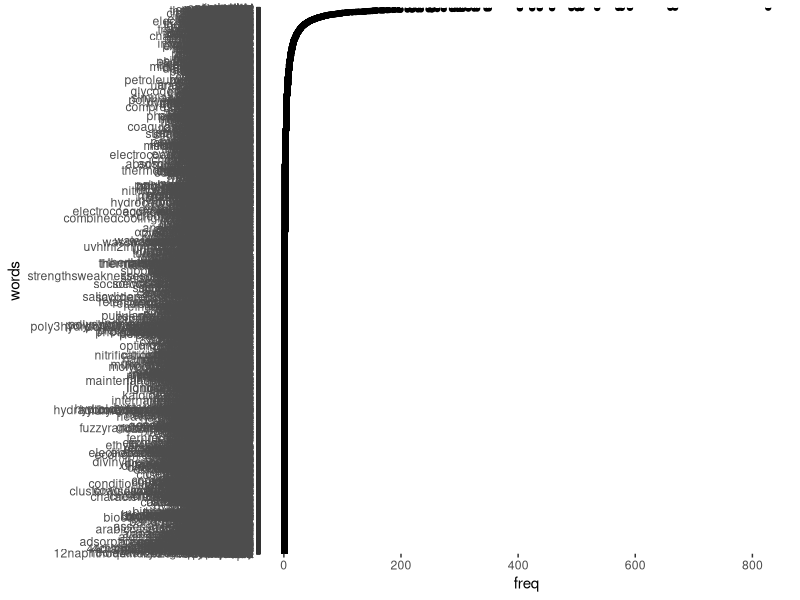
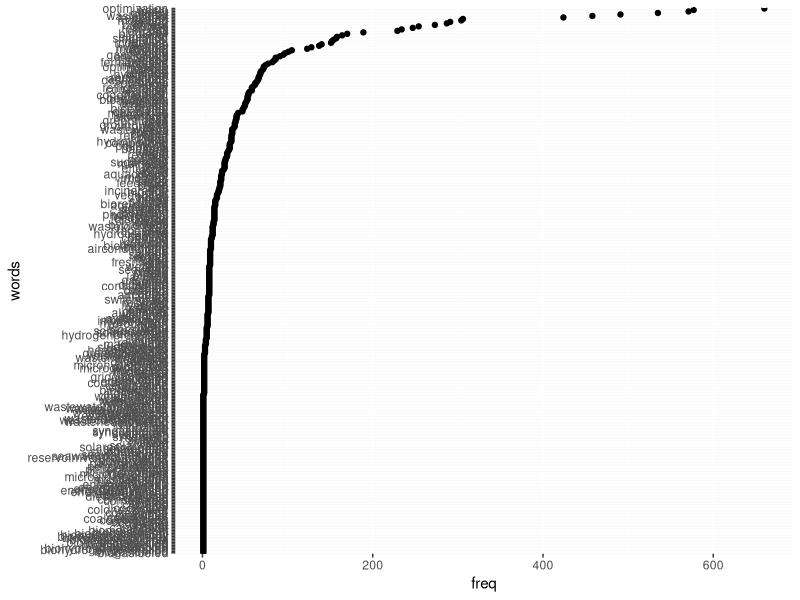

Source code (R) for these figures, in order: (Note: this script raises an error after producing the figures.)
###--------------------------------------------------
### T. Ravalde
### Last edited: 2015/02/08
###--------------------------------------------------

library(tm)
library(dplyr)
library(ggplot2)
library(reshape2)

# Find literature which describes the optimization of multiple resource types (energy, water, waste, and other)

###--------------------------------------------------
### Load in potential titles (lit-resource-modelling.csv)
### Titles are the results of Scopus search: http://www.scopus.com/results/results.uri?sort=r-f&src=s&sid=492559A18BFC5EDC7C12FF9547004CF1.fM4vPBipdL1BpirDq5Cw%3a100&sot=a&sdt=cl&cluster=scosubjabbr%2c%22CHEM%22%2cf%2bscosubtype%2c%22ar%22%2ct%2bscosubjabbr%2c%22BIOC%22%2cf%2c%22MATE%22%2cf%2c%22PHYS%22%2cf%2c%22MEDI%22%2cf%2c%22IMMU%22%2cf%2c%22MATH%22%2cf%2c%22SOCI%22%2cf%2c%22ECON%22%2cf%2c%22PHAR%22%2cf%2c%22NURS%22%2cf%2c%22VETE%22%2cf%2c%22ARTS%22%2cf%2c%22HEAL%22%2cf%2c%22NEUR%22%2cf%2c%22PSYC%22%2cf%2c%22Undefined%22%2cf&sessionSearchId=492559A18BFC5EDC7C12FF9547004CF1.fM4vPBipdL1BpirDq5Cw%3a100&origin=savedSearchNewOnly&txGid=492559A18BFC5EDC7C12FF9547004CF1.fM4vPBipdL1BpirDq5Cw%3a10
### Use tm (text mining) package to identify word frequencies within the titles (example here: https://deltadna.com/blog/text-mining-in-r-for-term-frequency/)
###--------------------------------------------------


## Load in all titles
lit <- read.csv("lit-resource-modelling.csv")
titles <- as.character(lit$Title) # The unedited paper titles

## Merge titles into single block of text
text_full <- paste(titles, collapse=" ")

## Edit the text for mining
text_source <- VectorSource(text_full)
corpus <- Corpus(text_source)
corpus <- tm_map(corpus, content_transformer(tolower))
corpus <- tm_map(corpus, removePunctuation)
corpus <- tm_map(corpus, stripWhitespace)
corpus <- tm_map(corpus, removeWords, stopwords("english"))

## Create the document-term matrix, and count word frequency
dtm <- DocumentTermMatrix(corpus)
dtm2 <- as.matrix(dtm)
frequency <- colSums(dtm2)
frequency <- sort(frequency, decreasing=TRUE)

## Create dataframe of word frequency
words <- names(frequency)
freq <- as.data.frame(frequency)$frequency
word_freq <- data.frame(words, freq) # 11,967 unique words in total

## Sort so words are plotted in ascending order
word_freq$words <- factor(word_freq$words,
			  levels= word_freq$words[order(word_freq$freq)])

## Dot-plot of word frequency
plot_all <- ggplot(word_freq, aes(words, freq)) +
  geom_point() +
  coord_flip()
plot_all

## Save word-frequency list for manual editing
write.csv(word_freq, "words-pre-cut.csv", row.names=FALSE)

###--------------------------------------------------
### Manually reduce the list of words (removing those which don't refer to resources, e.g. 'network')
##### Original list: words-pre-cut.csv (11,967 unique words)
##### Reduced list: words-post-cut.csv (366 unique words)
### Manually categorise remaining words (e.g. "electricity" --> "energy"), and store in word-cats.csv
### Apply word-frequency analysis to identify:
##### (A) the number of word matches for each title
##### (B) the number of category matches for each title
### Plot and save results
###--------------------------------------------------

## Load manually-reduced database of word frequencies
word_freq_cut <- read.csv("words-post-cut.csv")

## Sort so words are plotted in ascending order
word_freq_cut$words <- factor(word_freq_cut$words,
		       levels= word_freq_cut$words[order(word_freq_cut$freq)])

## Dot-plot of word frequency
plot_cut <- ggplot(word_freq_cut, aes(words, freq)) +
  geom_point() +
  coord_flip()
plot_cut

## Load in categorisation of words
word_cats <- read.csv("word-cats.csv") ## TODO: Remove the 'nonresource category'

## List of words to match
text_cut <- read.csv("text_cut.csv")$word

## Set up vectors to store the results of the word-frequency analysis
T <- length(titles)
word_matches <- length(T)
cat_matches <- length(T)
cat_matches_list <- length(T)
optim <- rep(1, T)

## Loop over all titles, to identify the number of matching words
for(i in 1:T){

  ## Convert title into a vector where each word is a unique element
  title <- titles[i]
  title <- tolower(title) # Convert to lowercase
  title <- gsub("[[:punct:]]", " ", title) # Replace punctuation with spaces
  title <- unlist(strsplit(title, split=" ")) # Convert to vector
  
  ## For each title, count the number of words matching those in our list
  intersections <- intersect(title, text_cut)
  word_matches[i] <- length(intersections) ## a vector of how many matching words

  ## For each title, identify the number of unique categories containing the matched words
  categs <- filter(word_cats, words %in% intersections)

  ## For each title, count the number of unique categories containing the matched words
  cat_matches[i] <- length(unique(categs$category))

  ## For each title, list the unique categories containing the matched words
  categs_list <- as.character(sort(unique(categs$category)))
  categs_list <- paste(categs_list, sep="", collapse=", ")
  cat_matches_list[i] <- categs_list

  ## Identify the titles with 'optimi[s/z]ation', or similar
  optims <- match(c("optimization",
	  	 "optimisation",
	  	 "optimized",
	  	 "optimised",
	  	 "optimal"), title)

  if(all(is.na(optims)) == TRUE){
    optim[i] <- 0
  }

}

## Store results for each title in dataframe
title_matches <- data.frame(titles, word_matches, cat_matches, cat_matches_list, optim)

## Sort so word matches are plotted in ascending order
title_matches$titles <- factor(title_matches$titles,
			       levels=title_matches$titles[order(title_matches$word_matches)]) 

## For each title, dot-plot the number of word matched
plot_word_matches <- ggplot(title_matches, aes(titles, word_matches)) +
  geom_point() +
  coord_flip()
plot_word_matches

## Sort so category matches are plotted in ascending order
title_matches$titles <- factor(title_matches$titles,
			       levels=title_matches$titles[order(title_matches$cat_matches)])

## For each title, dot-plot the number of category matches
plot_cat_matches <- ggplot(title_matches, aes(titles, cat_matches)) +
  geom_point() +
  coord_flip()
plot_cat_matches

## Save titles and category matches (in original order)
write.csv(title_matches, "title-matches-original-order.csv", row.names=FALSE)

## As above, but just the titles containing 'optimization' and similar words
title_matches_optim <- filter(title_matches, optim==1)
write.csv(title_matches_optim, "title-matches-optim-original-order.csv", row.names=FALSE)

## Save titles and category matches (sorted according to the frequency of category matches)
title_matches <- arrange(title_matches, desc(cat_matches))
write.csv(title_matches, "title-matches.csv", row.names=FALSE)



###--------------------------------------------------
### Make dot plot of category combinations in the literature
###--------------------------------------------------

## Get frequency of each combination of categories
combo_freqs <- data.frame(count(title_matches, cat_matches_list))
names(combo_freqs) <- c("Combinations", "CatFreq")

## Get frequency of 'optimization' within each category
optim_freqs <- title_matches %>% group_by(cat_matches_list) %>% summarize(sum(optim))
optim_freqs <- data.frame(optim_freqs)
names(optim_freqs) <- c("Combinations", "OptimFreq")

combo_freqs <- merge(combo_freqs, optim_freqs)

## Incorporate the number of categories for each combination (so plot can be faceted according to this)
tmp <- title_matches[!duplicated(title_matches$cat_matches_list), ]
tmp <- select(tmp, c(cat_matches_list, cat_matches))
names(tmp) <- c("Combinations", "n")
combo_freqs <- merge(combo_freqs, tmp)

## Create a column of titles (to be printed as facet_wrap strip titles)
combo_freqs$NumCats <- combo_freqs$n
combo_freqs[combo_freqs$n==0, ]$NumCats <- "Zero category matches"
combo_freqs[combo_freqs$n==1, ]$NumCats <- "One category match"
combo_freqs[combo_freqs$n==2, ]$NumCats <- "Two category matches"
combo_freqs[combo_freqs$n==3, ]$NumCats <- "Three category matches"
combo_freqs[combo_freqs$n==4, ]$NumCats <- "Four category matches"
combo_freqs[combo_freqs$n==5, ]$NumCats <- "Five category matches"

## Sort so number of categories will be faceted in ascending order
combo_freqs$NumCats <- factor(combo_freqs$NumCats,
			  levels= combo_freqs$NumCats[order(combo_freqs$n)])

## Sort so combination frequencies will be plotted in ascending order
combo_freqs$Combinations <- factor(combo_freqs$Combinations,
			  levels= combo_freqs$Combinations[order(combo_freqs$CatFreq)])

## Reshape so that CatFreq and OptimFreq can both be plotted as points
combo_freqs <- select(combo_freqs, -c(n))
combo_freqs <- melt(combo_freqs, id.vars=c("Combinations", "NumCats"), value.name="Frequency")

## Plot
plot_cat_combo <- ggplot(combo_freqs, aes(Frequency, Combinations)) +
  geom_point(aes(colour=variable)) +
  scale_colour_manual(values=c("black", "grey")) +
  facet_grid(~NumCats, scales="free_y") +
  theme_bw()
plot_cat_combo
ggsave("plot-cat-combo.pdf", plot_cat_combo, width=210, height=297, units="mm")

###--------------------------------------------------
### POST-PROCESSING
### Copy title-matches-optim-original-order.csv --> title-matches-optim-original-order-edit.csv, and manually identify irrelevent papers with 'CUT'
### This is so we can analyse the content of the remaining papers
###--------------------------------------------------

title_matches_edit <- read.csv("title-matches-optim-original-order-edit.csv")

###--------------------------------------------------
### Plot overview of literature
###--------------------------------------------------

## Only keep the relevant literature
lit <- filter(title_matches_edit, notes!="CUT")

unique_levels <- unique(lit$level)
unique_cats <- unique(lit$cat_matches_list)

## Sort so levels are plotted in ascending order
lit <- transform(lit,
		 level=factor(level,
		   levels=c("component",
			    "domestic", 
			    "plant",
			    "plant (multiple components)",
			    "plant (couple)",
			    "chemical plant",
			    "refinery",
			    "site",
			    "agricultural area",
			    "city",
			    "region",
			    "regional",
			    "global",
			    "various"),
		    ordered=TRUE),
		 cat_matches_list=factor(cat_matches_list,
		   levels=c("energy",
			   "various",
			   "waste",
			   "various, waste",
			   "various, water",
			   "waste, water",
			   "energy, various",
			   "energy, waste",
			   "energy, water",
			   "energy, various, waste",
			   "energy, various, water",
			   "energy, waste, water",
			   "energy, water, waste",
			   "various, waste, water",
			   "energy, various, waste, water"),
		    ordered=TRUE))



## Plot as bar chart: no. of categories vs. level (both ordinal factors)
plot_lit <- ggplot(lit, aes(level, cat_matches_list)) + 
#plot_lit <- ggplot(lit, aes(level, cat_matches)) + 
  geom_jitter() +
  facet_wrap(~cat_matches, scale="free_y", ncol=1) +
  theme_bw() +
  theme(axis.text.x = element_text(hjust=1, angle=30))
# geom_bar(stat="identity")
plot_lit


####--------------------------------------------------
#### Make Euler diagram of papers
#### Following instructions here: http://stackoverflow.com/questions/14662721/how-to-plot-a-3-set-proportional-venn-euler-diagram
####--------------------------------------------------
#
#region_elements <- function(regions){
#  ## Function counts the number of matches for a specified combination of resources ('region')
#  num_elements <- nrow(filter(title_matches, cat_matches_list==regions))
#  return(num_elements)
#}
#
### Apply region_elements function to each combination of resources
#en <- region_elements("energy")
#oth <- region_elements("other")
#wst <- region_elements("waste")
#wat <- region_elements("water")
#
#en_oth <- region_elements("energy,other")
#en_wst <- region_elements("energy,waste")
#en_wat <- region_elements("energy,water")
#oth_wst <- region_elements("other,waste")
#oth_wat <- region_elements("other,water")
#wst_wat <- region_elements("waste,water")
#
#en_oth_wst <- region_elements("energy,other,waste")
#en_oth_wat <- region_elements("energy,other,water")
#en_wst_wat <- region_elements("energy,waste,water")
#oth_wst_wat <- region_elements("other,waste,water")
#
#en_oth_wst_wat <- region_elements("energy,other,waste,water")
#
#
### Setup and plot Euler diagram
#regions <- c(EN=en, OTH=oth, WST=wst, WAT=wat,
#	     "EN&OTH"=en_oth, "EN&WST"=en_wst, "EN&WAT"=en_wat, "OTH&WST"=en_wst, "OTH&WAT"=oth_wat, "WST&WAT"=wst_wat,
#	     "EN&OTH&WST"=en_oth_wst, "EN&OTH&WAT"=en_oth_wat, "EN&WST&WAT"=en_wst_wat, "OTH&WST&WAT"=oth_wst_wat,
#	     "EN&OTH&WST&WAT"=en_oth_wst_wat)
#
#library(venneuler)
#venn <- venneuler(regions)
#research_overlaps <- plot(venn)
#research_overlaps
#
### Alternative method to plot
#library(VennDiagram)
#grid.newpage()
#
#venn.plot <- draw.quad.venn(
#    area1 = en + en_oth + en_wst + en_wat + en_oth_wst + en_oth_wat + en_wst_wat + en_oth_wst_wat,
#    area2 = oth + en_oth + oth_wst + oth_wat + en_oth_wst + en_oth_wat + oth_wst_wat + en_oth_wst_wat,
#    area3 = wst + en_wst + oth_wst + wst_wat + en_oth_wst + en_wst_wat + oth_wst_wat + en_oth_wst_wat,
#    area4 = wat + en_wat + oth_wat + wst_wat + en_oth_wat + en_wst_wat + oth_wst_wat + en_oth_wst_wat,
#    n12 = en_oth,
#    n13 = en_wst,
#    n14 = en_wat,
#    n23 = oth_wst,
#    n24 = oth_wat,
#    n34 = wst_wat,
#    n123 = en_oth_wst,
#    n124 = en_oth_wat,
#    n134 = en_wst_wat,
#    n234 = oth_wst_wat,
#    n1234 = en_oth_wst_wat,
#    category = c("Energy", "Other", "Waste", "Water"),
#    fill = c("orange", "red", "green", "blue"),
#    lty = "solid",
#    cex = 2,
#    cat.cex = 2,
#    cat.col = c("orange", "red", "green", "blue"),
#    scaled=TRUE
#    );
